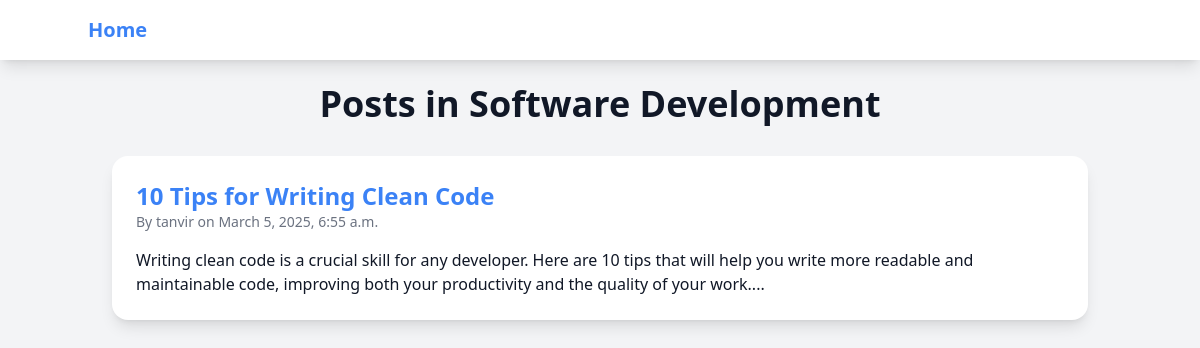
Page /category/software-development/ on the committed database.
### App/models.py (models this page shows, shortened)
class Category(models.Model):
    name = models.CharField(max_length=100, unique=True)
    slug = models.SlugField(max_length=100, unique=True, blank=True)

class Post(models.Model):
    title = models.CharField(max_length=200)
    slug = models.SlugField(max_length=200, unique=True, blank=True)
    author = models.ForeignKey(User, on_delete=models.CASCADE)
    content = models.TextField()
    category = models.ForeignKey(Category, on_delete=models.SET_NULL, null=True, blank=True)
    created_at = models.DateTimeField(auto_now_add=True)
    updated_at = models.DateTimeField(auto_now=True)
    published = models.BooleanField(default=False)

### App/views.py (the view)
# urls.py: path('category/<slug:slug>/', views.category_posts, name='category_posts'),
def category_posts(request, slug):
    category = get_object_or_404(Category, slug=slug)
    posts = Post.objects.filter(category=category, published=True)
    return render(request, 'blog/category_posts.html', {'category': category, 'posts': posts})

### App/templates/blog/category_posts.html (shortened to what this page needs)
{% extends 'blog/base.html' %}
{% block content %}
<h1 class="text-4xl font-bold text-center mb-8">Posts in {{ category.name }}</h1>
{% for post in posts %}
    <div class="bg-white rounded-2xl shadow-lg p-6 mb-6">
        <h2 class="text-2xl font-semibold"><a href="{% url 'post_detail' post.slug %}" class="text-blue-500 hover:underline">{{ post.title }}</a></h2>
        <p class="text-sm text-gray-500">By {{ post.author }} on {{ post.created_at }}</p>
        <p class="mt-4">{{ post.content|slice:":200" }}...</p>
    </div>
{% endfor %}
{% endblock %}

### rows in the picture
Category: name "Software Development"
Post: title "10 Tips for Writing Clean Code", author "tanvir", created_at "March 5, 2025, 6:55 a.m.", content "Writing clean code is a crucial skill for any developer. Here are 10 tips that will help you write more readable and maintainable code, improving both your productivity and the quality of your work."
